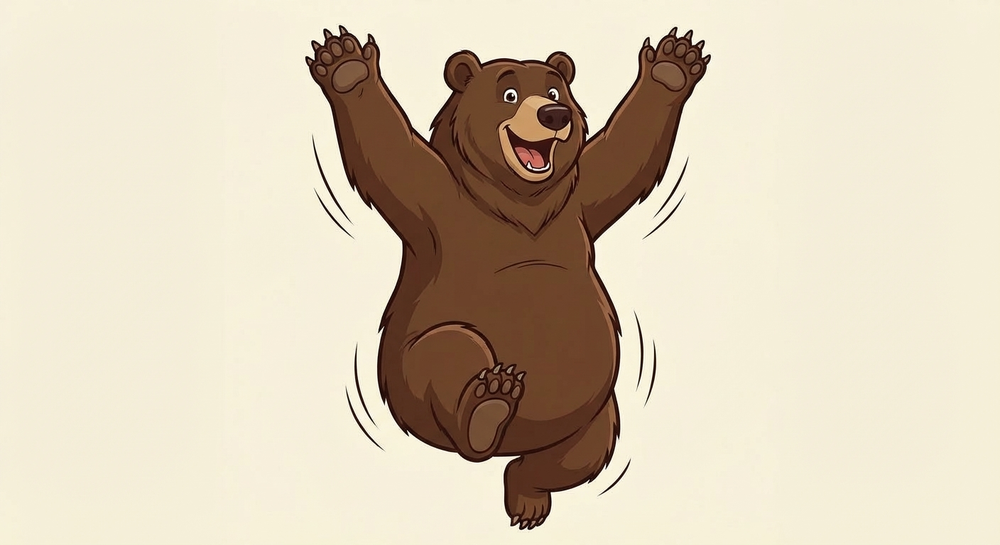
#> input picture design/references/character/bennie/states/bennie-celebrating.png, 1000 x 545 px, shrunk from 1408 x 768 before the run; its folder holds only this picture in this run
$ python process_character_images.py
#> lines starting #> are read from the running program, lines starting #| are printed output that depends on the picture
#!/usr/bin/env python3
"""
Character Image Processor for Bennie Game
- Removes solid backgrounds (makes transparent)
- Crops to character bounds
- Exports at @2x and @3x sizes per playbook spec
"""

import os
from PIL import Image
import sys

# Playbook specifications
BENNIE_SIZES = {
    "@2x": (300, 450),
    "@3x": (450, 675)
}

LEMMINGE_SIZES = {
    "@2x": (80, 100),
    "@3x": (120, 150)
}

# Source and destination paths
BASE_DIR = os.path.dirname(os.path.dirname(os.path.abspath(__file__)))
BENNIE_SOURCE = os.path.join(BASE_DIR, "design/references/character/bennie/states")
LEMMINGE_SOURCE = os.path.join(BASE_DIR, "design/references/character/lemminge/states")
OUTPUT_DIR = os.path.join(BASE_DIR, "design/processed")

# Background colors to remove (approximate - will use corner sampling)
BENNIE_BG_TOLERANCE = 30  # Color difference tolerance
LEMMINGE_BG_TOLERANCE = 30


def get_background_color(img):
    """Sample corners to determine background color."""
    pixels = [
        img.getpixel((0, 0)),
        img.getpixel((img.width - 1, 0)),
        img.getpixel((0, img.height - 1)),
        img.getpixel((img.width - 1, img.height - 1))
    ]
    # Return most common corner color (ignoring alpha if present)
    rgb_pixels = [p[:3] if len(p) > 3 else p for p in pixels]
    return max(set(rgb_pixels), key=rgb_pixels.count)


def color_distance(c1, c2):
    """Calculate Euclidean distance between two RGB colors."""
    return sum((a - b) ** 2 for a, b in zip(c1[:3], c2[:3])) ** 0.5


def remove_background(img, tolerance=30):
    """Remove solid background color, making it transparent."""
    img = img.convert("RGBA")
    bg_color = get_background_color(img)
    print(f"  Detected background color: RGB{bg_color}")

    pixels = img.load()
    width, height = img.size

    for y in range(height):
        for x in range(width):
            pixel = pixels[x, y]
            if color_distance(pixel[:3], bg_color) < tolerance:
                pixels[x, y] = (0, 0, 0, 0)  # Transparent

    return img


def get_content_bounds(img):
    """Find bounding box of non-transparent content."""
    bbox = img.getbbox()
    if bbox is None:
        return (0, 0, img.width, img.height)
    return bbox


def crop_to_content(img, padding=10):
    """Crop image to content bounds with padding."""
    bbox = get_content_bounds(img)
    # Add padding
    left = max(0, bbox[0] - padding)
    top = max(0, bbox[1] - padding)
    right = min(img.width, bbox[2] + padding)
    bottom = min(img.height, bbox[3] + padding)
    return img.crop((left, top, right, bottom))


def resize_maintain_aspect(img, target_size):
    """Resize image to fit within target size while maintaining aspect ratio."""
    target_w, target_h = target_size
    orig_w, orig_h = img.size

    # Calculate scale to fit within target
    scale = min(target_w / orig_w, target_h / orig_h)
    new_w = int(orig_w * scale)
    new_h = int(orig_h * scale)

    # Resize with high-quality resampling
    resized = img.resize((new_w, new_h), Image.Resampling.LANCZOS)

    # Create canvas at exact target size with transparent background
    canvas = Image.new("RGBA", target_size, (0, 0, 0, 0))

    # Center the resized image on canvas
    paste_x = (target_w - new_w) // 2
    paste_y = (target_h - new_h) // 2
    canvas.paste(resized, (paste_x, paste_y), resized)

    return canvas


def process_character(source_path, output_base, sizes, tolerance):
    """Process a single character image."""
    filename = os.path.basename(source_path)
    name = os.path.splitext(filename)[0]

    print(f"\nProcessing: {filename}")

    # Load image
    img = Image.open(source_path)
    print(f"  Original size: {img.size}")

    # Remove background
    img_transparent = remove_background(img, tolerance)

    # Crop to content
    img_cropped = crop_to_content(img_transparent)
    print(f"  After crop: {img_cropped.size}")

    # Export at each size
    for scale, target_size in sizes.items():
        output_filename = f"{name}{scale}.png"
        output_path = os.path.join(output_base, output_filename)

        resized = resize_maintain_aspect(img_cropped, target_size)
        resized.save(output_path, "PNG", optimize=True)
        print(f"  Exported: {output_filename} ({target_size[0]}x{target_size[1]})")

    return True


def main():
    # Create output directories
    bennie_output = os.path.join(OUTPUT_DIR, "Characters/Bennie")
    lemminge_output = os.path.join(OUTPUT_DIR, "Characters/Lemminge")

    os.makedirs(bennie_output, exist_ok=True)
    os.makedirs(lemminge_output, exist_ok=True)

    print("=" * 60)
    print("Character Image Processor - Bennie Game")
    print("=" * 60)

    # Process Bennie images
    print("\n--- Processing Bennie Images ---")
    bennie_files = [f for f in os.listdir(BENNIE_SOURCE) if f.endswith('.png')]

    for filename in sorted(bennie_files):
        source_path = os.path.join(BENNIE_SOURCE, filename)
        process_character(source_path, bennie_output, BENNIE_SIZES, BENNIE_BG_TOLERANCE)
#> in process_character, img is the input picture: PIL image 1000x545 RGB; mean R, G, B 216.2, 203.7, 182.6
#|   Original size: (1000, 545)
#> in get_background_color, `pixels = [ img.getpixel((0, 0)), img.getpixel((img.width - 1, 0)), img..`: pixels = [(247, 240, 222, 255), (245, 239, 215, 255), (246, 240, 216, 255), (245, 239, 217, 255)]
#> in get_background_color, `rgb_pixels = [p[:3] if len(p) > 3 else p for p in pixels]`: rgb_pixels = [(247, 240, 222), (245, 239, 215), (246, 240, 216), (245, 239, 217)]
#> in remove_background, `bg_color = get_background_color(img)`: bg_color = (247, 240, 222)
#|   Detected background color: RGB(247, 240, 222)
#> in process_character, `img_transparent = remove_background(img, tolerance)`:
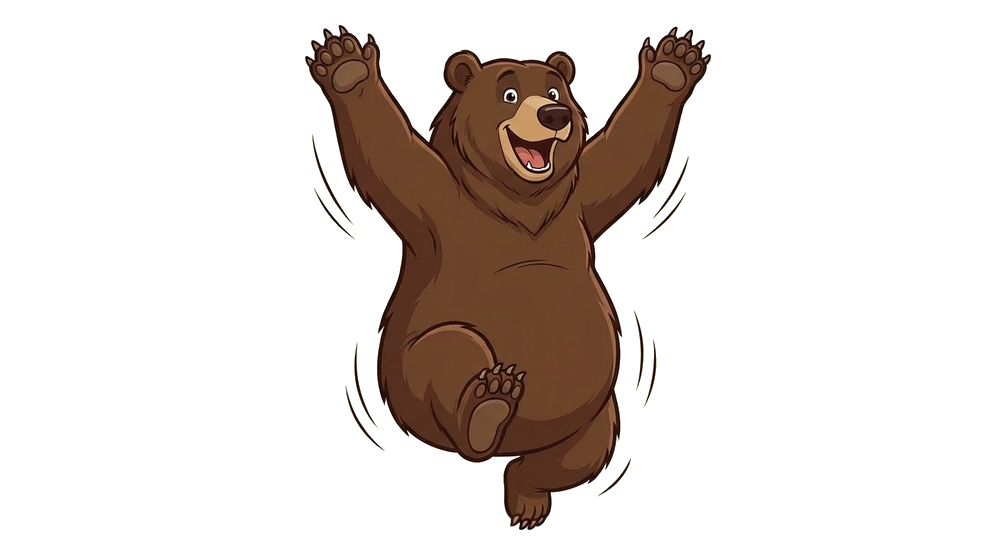
#> img_transparent: PIL image 1000x545 RGBA; mean R, G, B, A 20, 12.5, 8.4, 51.2; transparent parts drawn white
#> in get_content_bounds, `bbox = img.getbbox()`: bbox = (305, 24, 711, 530)
#> in crop_to_content, `left = max(0, bbox[0] - padding)`: left = 295
#> in crop_to_content, `top = max(0, bbox[1] - padding)`: top = 14
#> in crop_to_content, `right = min(img.width, bbox[2] + padding)`: right = 721
#> in crop_to_content, `bottom = min(img.height, bbox[3] + padding)`: bottom = 540
#> in crop_to_content, `return img.crop((left, top, right, bottom))`:
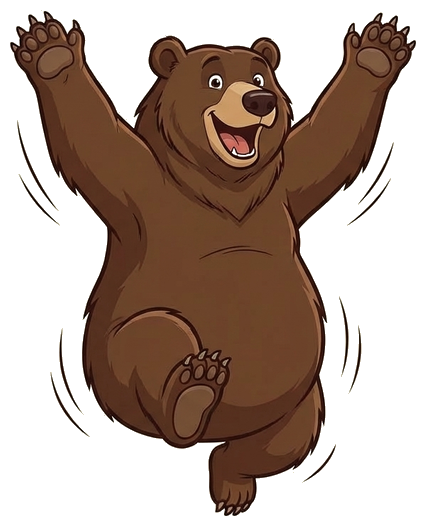
#> returned value: PIL image 426x526 RGBA; mean R, G, B, A 48.5, 30.4, 20.3, 124.5; transparent parts drawn white
#|   After crop: (426, 526)
#> after the loop in process_character, `for scale, target_size in sizes.items():`:
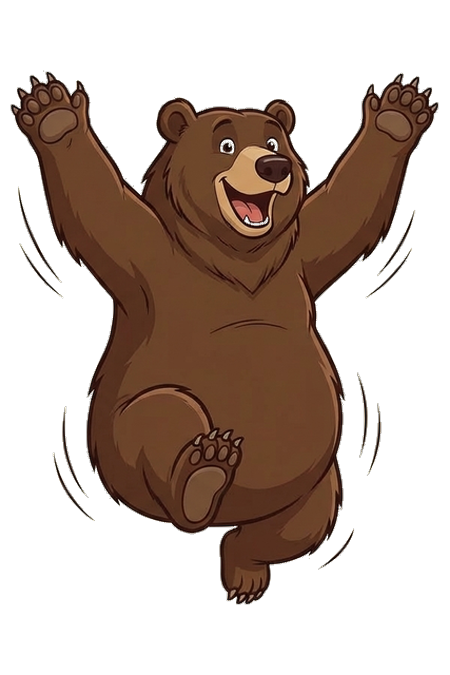
#> resized: PIL image 450x675 RGBA; mean R, G, B, A 40, 25.2, 16.9, 101.5; transparent parts drawn white

    # Process Lemminge images
    print("\n--- Processing Lemminge Images ---")
    lemminge_files = [f for f in os.listdir(LEMMINGE_SOURCE) if f.endswith('.png')]

    for filename in sorted(lemminge_files):
        source_path = os.path.join(LEMMINGE_SOURCE, filename)
        process_character(source_path, lemminge_output, LEMMINGE_SIZES, LEMMINGE_BG_TOLERANCE)
#> call 2 of process_character, with output_base = 'design/processed/Characters/Lemminge', tolerance = 30
#|   Original size: (1000, 545)
#|   Detected background color: RGB(247, 240, 222)
#|   After crop: (426, 526)
#> the loop in process_character (call 2), `for scale, target_size in sizes.items():` made 2 passes
#> pass 1, in resize_maintain_aspect (call 3), `resized = img.resize((new_w, new_h), Image.Resampling.LANCZOS)`:
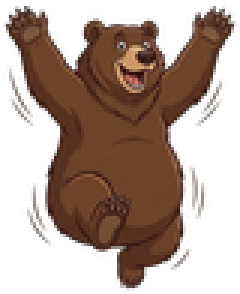
#> resized: PIL image 80x98 RGBA (shown 3 times larger); mean R, G, B, A 59.7, 40, 29, 124.8; transparent parts drawn white
#> pass 1, in process_character (call 2), `resized = resize_maintain_aspect(img_cropped, target_size)`:
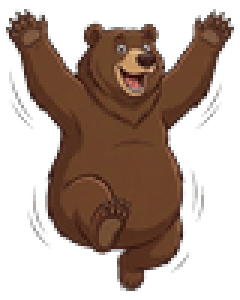
#> resized: PIL image 80x100 RGBA (shown 3 times larger); mean R, G, B, A 47.8, 30, 20, 118.5; transparent parts drawn white
#> pass 2, in resize_maintain_aspect (call 4), `resized = img.resize((new_w, new_h), Image.Resampling.LANCZOS)`:
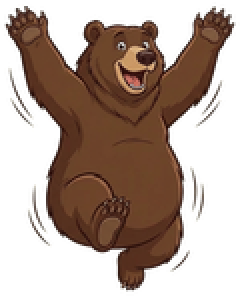
#> resized: PIL image 120x148 RGBA (shown 2 times larger); mean R, G, B, A 58.2, 39.3, 28.3, 124.8; transparent parts drawn white
#> after the loop in process_character (call 2), `for scale, target_size in sizes.items():`:
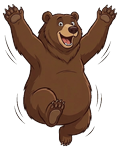
#> resized: PIL image 120x150 RGBA; mean R, G, B, A 48.1, 30.1, 20.2, 120.4; transparent parts drawn white

    print("\n" + "=" * 60)
    print("Processing complete!")
    print(f"Output directory: {OUTPUT_DIR}")
    print("=" * 60)


if __name__ == "__main__":
    main()
